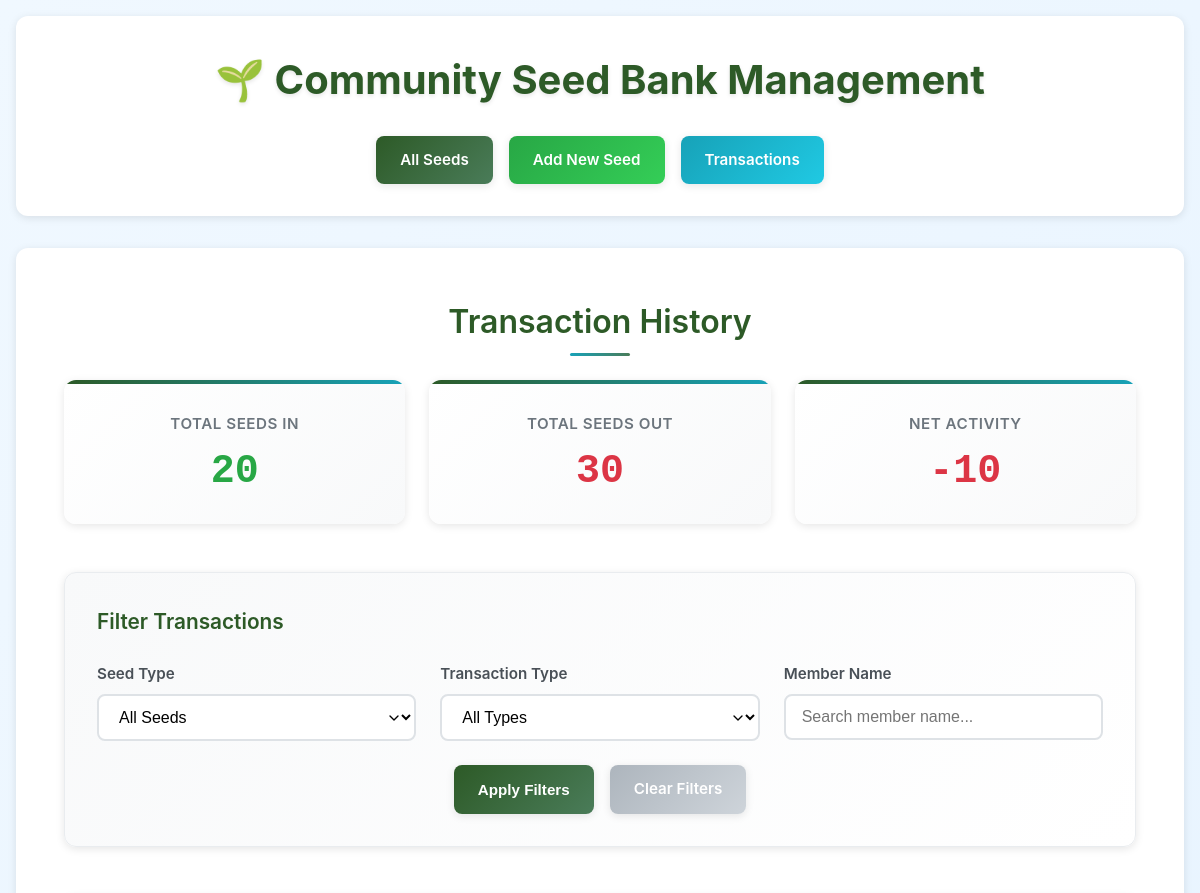
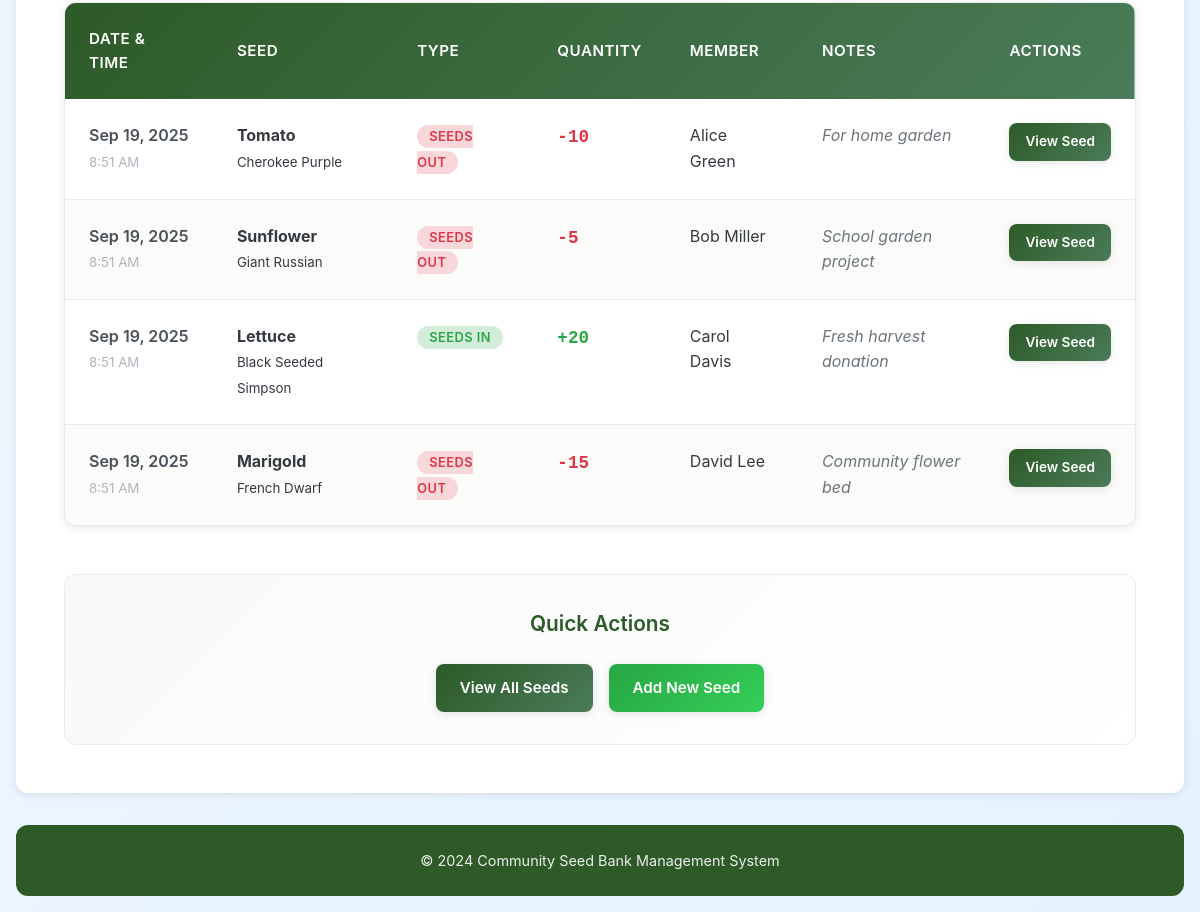
Screenshot of /transactions.php with the database file from the repository (2 pictures, top to bottom).
### tables this page shows
CREATE TABLE IF NOT EXISTS seed_transactions (
    id INT PRIMARY KEY AUTO_INCREMENT,
    seed_id INT NOT NULL,
    transaction_type ENUM('IN', 'OUT') NOT NULL,
    quantity INT NOT NULL,
    member_name VARCHAR(100) NOT NULL,
    notes TEXT,
    transaction_date TIMESTAMP DEFAULT CURRENT_TIMESTAMP,
    FOREIGN KEY (seed_id) REFERENCES seeds(id) ON DELETE CASCADE
);

CREATE TABLE IF NOT EXISTS seeds (
    id INT PRIMARY KEY AUTO_INCREMENT,
    name VARCHAR(100) NOT NULL,
    variety VARCHAR(100) NOT NULL,
    category VARCHAR(50) NOT NULL,
    donor_name VARCHAR(100) NOT NULL,
    donor_email VARCHAR(100) NOT NULL,
    quantity_in_stock INT DEFAULT 0,
    planting_season VARCHAR(50),
    description TEXT,
    date_added TIMESTAMP DEFAULT CURRENT_TIMESTAMP
);

### src/Database.php (called while the page is built, shortened)
<?php
class Database {
    private $host = 'localhost';
    private $username = 'seedbank_user';
    private $password = 'Mypassword@02';
    private $database = 'seedbank_db';
    private $connection;
    private function connect() {
        try {
            $this->connection = new mysqli($this->host, $this->username, $this->password, $this->database);
            $this->connection->set_charset("utf8");
        } catch (Exception $e) {
            die("Database connection error: " . $e->getMessage());
        }
    }
    public function executeQuery($sql, $types = "", $params = []) {
        try {
            $stmt = $this->connection->prepare($sql);
            $stmt->execute();
            return $stmt;
        } catch (Exception $e) {
            die("Query error: " . $e->getMessage());
        }
    }
}?><?php

### public/transactions.php (the view, shortened to what this page needs)
<?php
    $filter_member = isset($_GET['member']) ? trim($_GET['member']) : '';
    $sql = "SELECT st.*, s.name as seed_name, s.variety as seed_variety
            FROM seed_transactions st
            JOIN seeds s ON st.seed_id = s.id
            WHERE 1=1";
    $params = [];
    $types = "";
    $sql .= " ORDER BY st.transaction_date DESC LIMIT 100";
    $db = new Database();
    $stmt = $db->executeQuery($sql, $types, $params);
    $result = $stmt->get_result();
    $transactions = $result->fetch_all(MYSQLI_ASSOC);
    $total_in = 0;
    $total_out = 0;
    foreach ($transactions as $transaction) {
        if ($transaction['transaction_type'] === 'IN') {
            $total_in += $transaction['quantity'];
        } else {
            $total_out += $transaction['quantity'];
        }
    }
?>
<!DOCTYPE html>
<html lang="en">
<head>
    <link rel="stylesheet" href="../assets/transactions.css">
</head>
<body>
    <div class="container">
        <header>
            <h1>🌱 Community Seed Bank Management</h1>
            <nav>
                <a href="index.php" class="btn btn-primary">All Seeds</a>
                <a href="create_seed.php" class="btn btn-success">Add New Seed</a>
                <a href="transactions.php" class="btn btn-info">Transactions</a>
            </nav>
        </header>
        <main>
            <h2>Transaction History</h2>
            <div class="stats-summary">
                <div class="stat-card">
                    <h3>Total Seeds In</h3>
                    <div class="stat-number in"><?php echo $total_in; ?></div>
                </div>
                <div class="stat-card">
                    <h3>Total Seeds Out</h3>
                    <div class="stat-number out"><?php echo $total_out; ?></div>
                </div>
                <div class="stat-card">
                    <h3>Net Activity</h3>
                    <div class="stat-number <?php echo ($total_in - $total_out) >= 0 ? 'positive' : 'negative'; ?>">
                        <?php echo ($total_in - $total_out >= 0 ? '+' : '') . ($total_in - $total_out); ?>
                    </div>
                </div>
            </div>
            <div class="filter-section">
                <h3>Filter Transactions</h3>
                <form method="GET" class="filter-form">
                    <div class="form-row">
                        <div class="form-group">
                            <label for="seed_id">Seed Type</label>
                            <select id="seed_id" name="seed_id">
                                <option value="">All Seeds</option>
                            </select>
                        </div>
                        <div class="form-group">
                            <label for="type">Transaction Type</label>
                            <select id="type" name="type">
                                <option value="">All Types</option>
                            </select>
                        </div>
                        <div class="form-group">
                            <label for="member">Member Name</label>
                            <input type="text" id="member" name="member"
                                   value="<?php echo htmlspecialchars($filter_member); ?>"
                                   placeholder="Search member name...">
                        </div>
                    </div>
                    <div class="form-actions">
                        <button type="submit" class="btn btn-primary">Apply Filters</button>
                        <a href="transactions.php" class="btn btn-secondary">Clear Filters</a>
                    </div>
                </form>
            </div>
            <div class="transactions-section">
                <?php if (empty($transactions)): ?>
                    <div class="alert alert-info">
                        <p>No transactions found matching your criteria.</p>
                    </div>
                <?php else: ?>
                    <div class="transactions-table">
                        <table>
                            <thead>
                                <tr>
                                    <th>Date & Time</th>
                                    <th>Seed</th>
                                    <th>Type</th>
                                    <th>Quantity</th>
                                    <th>Member</th>
                                    <th>Notes</th>
                                    <th>Actions</th>
                                </tr>
                            </thead>
                            <tbody>
                                <?php foreach ($transactions as $transaction): ?>
                                    <tr>
                                        <td class="date-cell">
                                            <?php echo date('M j, Y', strtotime($transaction['transaction_date'])); ?>
                                            <br>
                                            <small><?php echo date('g:i A', strtotime($transaction['transaction_date'])); ?></small>
                                        </td>
                                        <td>
                                            <strong><?php echo htmlspecialchars($transaction['seed_name']); ?></strong>
                                            <br>
                                            <small><?php echo htmlspecialchars($transaction['seed_variety']); ?></small>
                                        </td>
                                        <td>
                                            <span class="transaction-type <?php echo strtolower($transaction['transaction_type']); ?>">
                                                <?php echo $transaction['transaction_type'] === 'IN' ? 'Seeds In' : 'Seeds Out'; ?>
                                            </span>
                                        </td>
                                        <td class="quantity-cell">
                                            <span class="quantity <?php echo strtolower($transaction['transaction_type']); ?>">
                                                <?php echo $transaction['transaction_type'] === 'IN' ? '+' : '-'; ?><?php echo $transaction['quantity']; ?>
                                            </span>
                                        </td>
                                        <td><?php echo htmlspecialchars($transaction['member_name']); ?></td>
                                        <td class="notes-cell">
                                            <?php if (!empty($transaction['notes'])): ?>
                                                <?php echo htmlspecialchars($transaction['notes']); ?>
                                            <?php else: ?>
                                                <em>No notes</em>
                                            <?php endif; ?>
                                        </td>
                                        <td class="actions-cell">
                                            <a href="view_seed.php?id=<?php echo $transaction['seed_id']; ?>"
                                               class="btn btn-primary btn-sm">View Seed</a>
                                        </td>
                                    </tr>
                                <?php endforeach; ?>
                            </tbody>
                        </table>
                    </div>
                <?php endif; ?>
            </div>
            <div class="quick-actions">
                <h3>Quick Actions</h3>
                <div class="action-buttons">
                    <a href="index.php" class="btn btn-primary">View All Seeds</a>
                    <a href="create_seed.php" class="btn btn-success">Add New Seed</a>
                </div>
            </div>
        </main>
        <footer>
            <p>&copy; 2024 Community Seed Bank Management System</p>
        </footer>
    </div>
</body>
</html>

### rows the page displays
seed_transactions: transaction_date "Sep 19, 2025", transaction_date "8:51 AM", seed.name "Tomato", seed.variety "Cherokee Purple", transaction_type "SEEDS OUT", quantity "10", member_name "Alice Green", notes "For home garden"
seed_transactions: transaction_date "Sep 19, 2025", transaction_date "8:51 AM", seed.name "Sunflower", seed.variety "Giant Russian", transaction_type "SEEDS OUT", quantity "5", member_name "Bob Miller", notes "School garden project"
seed_transactions: transaction_date "Sep 19, 2025", transaction_date "8:51 AM", seed.name "Lettuce", seed.variety "Black Seeded Simpson", transaction_type "SEEDS IN", quantity "20", member_name "Carol Davis", notes "Fresh harvest donation"
seed_transactions: transaction_date "Sep 19, 2025", transaction_date "8:51 AM", seed.name "Marigold", seed.variety "French Dwarf", transaction_type "SEEDS OUT", quantity "15", member_name "David Lee", notes "Community flower bed"

### other values shown
$total_in "20"
$total_out "30"
$total_in - $total_out "-10"
